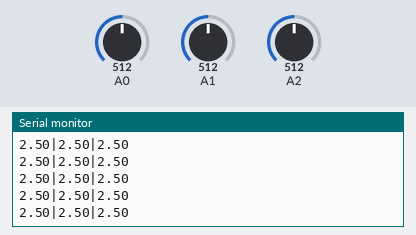
This sketch was run on a simulated Arduino Uno, built with avr-gcc and run on an emulated ATmega328P. On the bench: the last lines printed to the serial monitor. Inputs (shaded band) come from the test bench; at power-on: A0 = 512, A1 = 512, A2 = 512.

Above: at 1.2 s.
1.3 s: A0 set to 716
At 2.1 s:
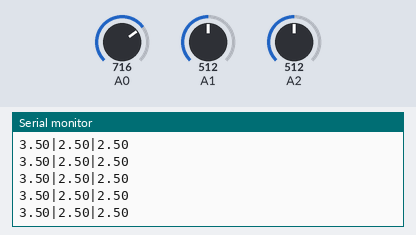
2.8 s: A0 set to 900
At 3.7 s:
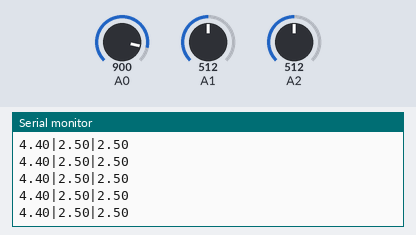
5.8 s: A1 set to 716
At 6.6 s:
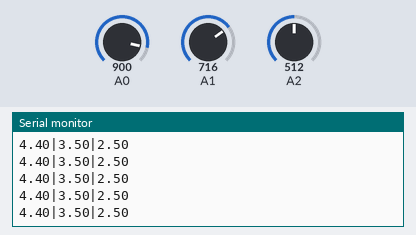
7.3 s: A2 set to 306
Timing chart, 0 to 7.5 s (numbered marks = the images above; inputs shaded):
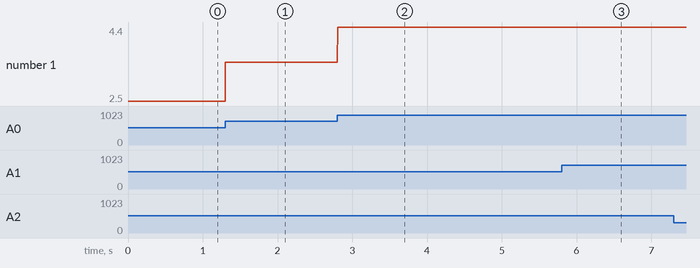

The sketch:

ANALYSIS.ino
```cpp
void setup() {
  // put your setup code here, to run once:
  Serial.begin(115200);
  pinMode(A0, INPUT);
  pinMode(A1, INPUT);
  pinMode(A2, INPUT);
}

void loop() {
  // put your main code here, to run repeatedly:
  int sensor_value = analogRead(A0);
  int sensor_value1 = analogRead(A1);
  int sensor_value2 = analogRead(A2);
  float voltage = sensor_value * (5.0 / 1023.0);
  float voltage1 = sensor_value1 * (5.0 / 1023.0);
  float voltage2 = sensor_value2 * (5.0 / 1023.0);
  Serial.println(String(voltage) + "|" + String(voltage1) + "|" + String(voltage2));
  delay(2);
}
```

Measured:
- after the input at 1.3 s, the serial monitor: prints a new line at once (image 1)
- after the input at 2.8 s, the serial monitor: prints a new line at once (image 2)
- after the input at 5.8 s, the serial monitor: prints a new line at once (image 3)
- plotted number 1: 2.5 → 3.5 after the input at 1.3 s, 3.5 → 4.4 after the input at 2.8 s
